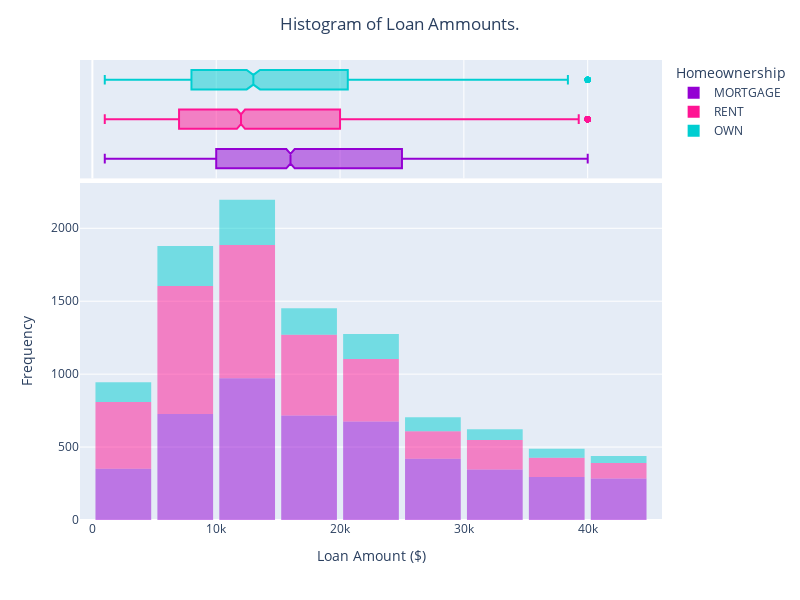

Notebook code cell kept with this figure:
### Markdown cell above
### Here is example code for a histogram with a box plot included.

### Code cell
fig = px.histogram(DF,
                   nbins=9,
                   x='loan_amount',
                   color='homeownership',
                   opacity=0.5,
                   color_discrete_map={'MORTGAGE': 'darkviolet', 
                                       'RENT': 'deeppink', 
                                       'OWN': 'darkturquoise'},
                   marginal="box"
                   )

fig.update_layout(bargap=0.1,
                  title='Histogram of Loan Ammounts.',
                  title_x=0.5,
                  xaxis={'range':[-1000, 46000]},
                  xaxis_title="Loan Amount ($)",
                  yaxis_title="Frequency",
                  legend_title="Homeownership",
                  autosize=False,
                  width=800,
                  height=600)
fig.show()

### Figure 1 — Plotly figure (JSON) as saved in the notebook; plotly's stock layout.template omitted (floating-point values rounded to 4 significant figures; data arrays with more than 128 entries replaced by an {"elided": "..."} marker saying what was removed)
{"data": [{"bingroup": "x", "hovertemplate": "homeownership=MORTGAGE<br>loan_amount=%{x}<br>count=%{y}<extra></extra>", "legendgroup": "MORTGAGE", "marker": {"color": "darkviolet", "opacity": 0.5, "pattern": {"shape": ""}}, "name": "MORTGAGE", "nbinsx": 9, "orientation": "v", "showlegend": true, "type": "histogram", "x": {"elided": "4789 int values"}, "xaxis": "x", "yaxis": "y"}, {"hovertemplate": "homeownership=MORTGAGE<br>loan_amount=%{x}<extra></extra>", "legendgroup": "MORTGAGE", "marker": {"color": "darkviolet"}, "name": "MORTGAGE", "notched": true, "showlegend": false, "type": "box", "x": {"elided": "4789 int values"}, "xaxis": "x2", "yaxis": "y2"}, {"bingroup": "x", "hovertemplate": "homeownership=RENT<br>loan_amount=%{x}<br>count=%{y}<extra></extra>", "legendgroup": "RENT", "marker": {"color": "deeppink", "opacity": 0.5, "pattern": {"shape": ""}}, "name": "RENT", "nbinsx": 9, "orientation": "v", "showlegend": true, "type": "histogram", "x": {"elided": "3858 int values"}, "xaxis": "x", "yaxis": "y"}, {"hovertemplate": "homeownership=RENT<br>loan_amount=%{x}<extra></extra>", "legendgroup": "RENT", "marker": {"color": "deeppink"}, "name": "RENT", "notched": true, "showlegend": false, "type": "box", "x": {"elided": "3858 int values"}, "xaxis": "x2", "yaxis": "y2"}, {"bingroup": "x", "hovertemplate": "homeownership=OWN<br>loan_amount=%{x}<br>count=%{y}<extra></extra>", "legendgroup": "OWN", "marker": {"color": "darkturquoise", "opacity": 0.5, "pattern": {"shape": ""}}, "name": "OWN", "nbinsx": 9, "orientation": "v", "showlegend": true, "type": "histogram", "x": {"elided": "1353 int values"}, "xaxis": "x", "yaxis": "y"}, {"hovertemplate": "homeownership=OWN<br>loan_amount=%{x}<extra></extra>", "legendgroup": "OWN", "marker": {"color": "darkturquoise"}, "name": "OWN", "notched": true, "showlegend": false, "type": "box", "x": {"elided": "1353 int values"}, "xaxis": "x2", "yaxis": "y2"}], "layout": {"autosize": false, "bargap": 0.1, "barmode": "relative", "height": 600, "legend": {"title": {"text": "Homeownership"}, "tracegroupgap": 0}, "margin": {"t": 60}, "title": {"text": "Histogram of Loan Ammounts.", "x": 0.5}, "width": 800, "xaxis": {"anchor": "y", "domain": [0, 1], "range": [-1000, 46000], "title": {"text": "Loan Amount ($)"}}, "xaxis2": {"anchor": "y2", "domain": [0, 1], "matches": "x", "showgrid": true, "showticklabels": false}, "yaxis": {"anchor": "x", "domain": [0, 0.7326], "title": {"text": "Frequency"}}, "yaxis2": {"anchor": "x2", "domain": [0.7426, 1], "matches": "y2", "showgrid": false, "showline": false, "showticklabels": false, "ticks": ""}}}
